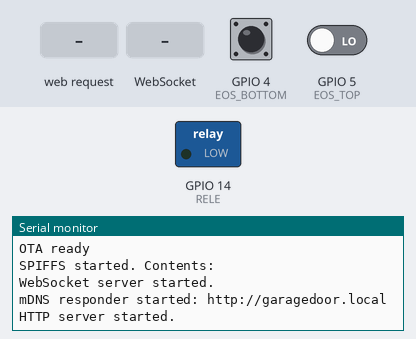
The sketch below on a simulated ESP8266 (NodeMCU). Parts: switched loads named in the sketch (green lamp = pin HIGH), the last lines printed to the serial monitor. The test bench sets the inputs (shaded band); at power-on: GPIO 4 (EOS_BOTTOM) LOW, GPIO 5 (EOS_TOP) LOW. WiFi joins after 1.5 s; servers stay silent unless stated; storage starts empty.

Above: at 2.7 s.
2.8 s: HTTP request GET /edit.html received
At 4.0 s:
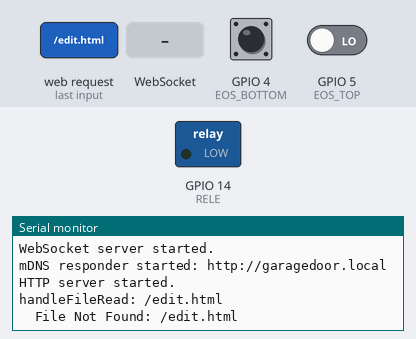
4.3 s: WebSocket text "/doorisopen" received
At 5.1 s:
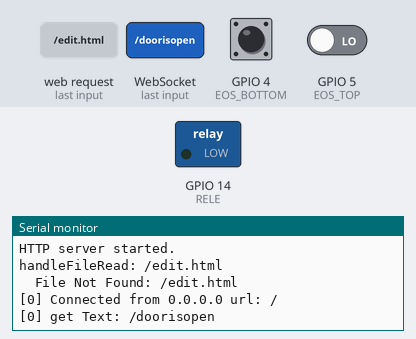
5.8 s: WebSocket text "/switch" received
At 6.2 s:
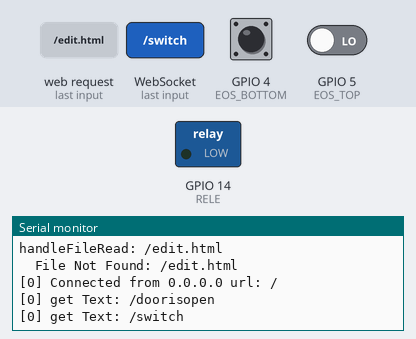
7.3 s: WebSocket text "1" received
At 8.6 s:
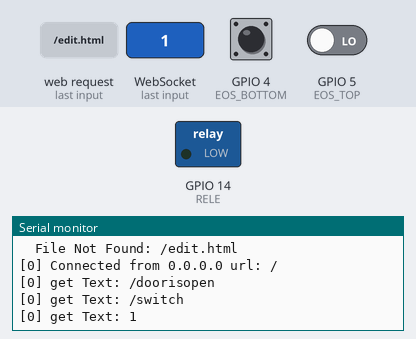

Measured:
- after the input at 2.8 s, the serial monitor: prints a new line at once (image 1)
- after the input at 4.3 s, the serial monitor: prints a new line at once (image 2)
- after the input at 5.8 s, the serial monitor: prints a new line at once (image 3)
- after the input at 7.3 s, the serial monitor: prints a new line at once (image 4)

The sketch:

GarageDoor.ino
```cpp
#include <ESP8266WiFi.h>
#include <ESP8266WiFiMulti.h>
#include <ArduinoOTA.h>
#include <ESP8266WebServer.h>
#include <ESP8266mDNS.h>
#include <FS.h>
#include <WebSocketsServer.h>

ESP8266WiFiMulti wifiMulti;       // Create an instance of the ESP8266WiFiMulti class, called 'wifiMulti'

ESP8266WebServer server(80);       // create a web server on port 80
WebSocketsServer webSocket(81);    // create a websocket server on port 81

File fsUploadFile;                                    // a File variable to temporarily store the received file

const char *ssid = "home_g"; // The name of the Wi-Fi network that will be created
const char *password = "lazzawless2011";   // The password required to connect to it, leave blank for an open network

const char *OTAName = "GarageDoor";           // A name and a password for the OTA service
const char *OTAPassword = "GarageDoor";

#define EOS_TOP     5           // D1
#define EOS_BOTTOM  4           // D2
#define RELE        14           // D5

int EOStopState=0;
int EOSbottomState=0;
char* DoorStatus="";

const char* mdnsName = "garagedoor"; // Domain name for the mDNS responder

/*__________________________________________________________SETUP__________________________________________________________*/

void setup() {
  pinMode(EOS_TOP, INPUT);    // the pins with LEDs connected are outputs
  pinMode(EOS_BOTTOM, INPUT);
  pinMode(RELE, OUTPUT);

  Serial.begin(115200);        // Start the Serial communication to send messages to the computer
  delay(10);
  Serial.println("\r\n");

  digitalWrite(RELE, 0);    // turn off the RELE


   startAP();

  startWiFi();                 // Start a Wi-Fi access point, and try to connect to some given access points. Then wait for either an AP or STA connection

  startOTA();                  // Start the OTA service

  startSPIFFS();               // Start the SPIFFS and list all contents

  startWebSocket();            // Start a WebSocket server

  startMDNS();                 // Start the mDNS responder

  startServer();               // Start a HTTP server with a file read handler and an upload handler

}

/*__________________________________________________________LOOP__________________________________________________________*/


void loop() {
  webSocket.loop();                           // constantly check for websocket events
  server.handleClient();                      // run the server
  ArduinoOTA.handle();                        // listen for OTA events
  readEOS();
}

/*__________________________________________________________SETUP_FUNCTIONS__________________________________________________________*/

void startAP()
{

  // Start Access Point on ESP8266
 // Serial.print("Setting soft-AP configuration ... ");
 // Serial.println(WiFi.softAPConfig(local_IP, gateway, subnet) ? "Ready" : "Failed!");

  Serial.print("Setting soft-AP ... ");
  Serial.println(WiFi.softAP(ssid, password) ? "Ready" : "Failed!");

  // Start the access point
  Serial.print("Soft-AP IP address = ");
  Serial.println(WiFi.softAPIP());
  Serial.print("Access Point \"");

  Serial.print(ssid);
  Serial.println("\" started\r\n");

  }

void startWiFi() { // Start a Wi-Fi access point, and try to connect to some given access points. Then wait for either an AP or STA connection
 wifiMulti.addAP("oromis_2", "lazzawless2011");   // add Wi-Fi networks you want to connect to

  Serial.println("Connecting");
  while (wifiMulti.run() != WL_CONNECTED ) {  // Wait for the Wi-Fi to connect && WiFi.softAPgetStationNum() < 1
    delay(250);
    Serial.print('.');
  }
  Serial.println("\r\n");

      // If the ESP is connected to an AP
    Serial.print("Connected to ");
    Serial.println(WiFi.SSID());             // Tell us what network we're connected to
    Serial.print("IP address:\t");
    Serial.print(WiFi.localIP());            // Send the IP address of the ESP8266 to the computer


  Serial.println("\r\n");
}

void startOTA() { // Start the OTA service
  ArduinoOTA.setHostname(OTAName);
  ArduinoOTA.setPassword(OTAPassword);

  ArduinoOTA.onStart([]() {
    Serial.println("Start OTA");

   });
  ArduinoOTA.onEnd([]() {
    Serial.println("\r\nEnd");
  });
  ArduinoOTA.onProgress([](unsigned int progress, unsigned int total) {
    Serial.printf("Progress: %u%%\r", (progress / (total / 100)));
  });
  ArduinoOTA.onError([](ota_error_t error) {
    Serial.printf("Error[%u]: ", error);
    if (error == OTA_AUTH_ERROR) Serial.println("Auth Failed");
    else if (error == OTA_BEGIN_ERROR) Serial.println("Begin Failed");
    else if (error == OTA_CONNECT_ERROR) Serial.println("Connect Failed");
    else if (error == OTA_RECEIVE_ERROR) Serial.println("Receive Failed");
    else if (error == OTA_END_ERROR) Serial.println("End Failed");
  });
  ArduinoOTA.begin();
  Serial.println("OTA ready\r\n");
}

void startSPIFFS() { // Start the SPIFFS and list all contents
  SPIFFS.begin();                             // Start the SPI Flash File System (SPIFFS)
  Serial.println("SPIFFS started. Contents:");
  {
    Dir dir = SPIFFS.openDir("/");
    while (dir.next()) {                      // List the file system contents
      String fileName = dir.fileName();
      size_t fileSize = dir.fileSize();
      Serial.printf("\tFS File: %s, size: %s\r\n", fileName.c_str(), formatBytes(fileSize).c_str());
    }
    Serial.printf("\n");
  }
}

void startWebSocket() { // Start a WebSocket server
  webSocket.begin();                          // start the websocket server
  webSocket.onEvent(webSocketEvent);          // if there's an incomming websocket message, go to function 'webSocketEvent'
  Serial.println("WebSocket server started.");
}

void startMDNS() { // Start the mDNS responder

  if (!MDNS.begin(mdnsName)) {             // Start the mDNS responder for esp8266.local
    Serial.println("Error setting up MDNS responder!");
  }
  else
  {
    Serial.print("mDNS responder started: http://");
    Serial.print(mdnsName);
     Serial.println(".local");
  }

}

void startServer() { // Start a HTTP server with a file read handler and an upload handler
  server.on("/edit.html",  HTTP_POST, []() {  // If a POST request is sent to the /edit.html address,
    server.send(200, "text/plain", "");
  }, handleFileUpload);                       // go to 'handleFileUpload'

  server.onNotFound(handleNotFound);          // if someone requests any other file or page, go to function 'handleNotFound'
                                              // and check if the file exists

  server.begin();                             // start the HTTP server
  Serial.println("HTTP server started.");
}

/*__________________________________________________________SERVER_HANDLERS__________________________________________________________*/

void handleNotFound(){ // if the requested file or page doesn't exist, return a 404 not found error
  if(!handleFileRead(server.uri())){          // check if the file exists in the flash memory (SPIFFS), if so, send it
    server.send(404, "text/plain", "404: File Not Found");
  }
}

bool handleFileRead(String path) { // send the right file to the client (if it exists)
  Serial.println("handleFileRead: " + path);

  if (path=="/doorisopen")
  {
    Serial.println(String("wsocket receive: ")+ path);
    server.send(200, "text/plain","{\"result\":"+ String(!EOSbottomState) +", \"state\":\""+ String(DoorStatus) +"\"}" );
    return true;
  }
  else
  {
      if (path=="/switch")
      {
        Serial.println(String("wsocket receive: ")+ path);
        SwitchRele();
        server.send(200, "text/plain","{\"result\":\"OK\"}" );
        return true;
      }
      else
      {
        if (path.endsWith("/")) path += "index.html";          // If a folder is requested, send the index file

        String contentType = getContentType(path);             // Get the MIME type
        String pathWithGz = path + ".gz";

        if (SPIFFS.exists(pathWithGz) || SPIFFS.exists(path)) { // If the file exists, either as a compressed archive, or normal
          if (SPIFFS.exists(pathWithGz))                         // If there's a compressed version available
            path += ".gz";                                         // Use the compressed verion
          File file = SPIFFS.open(path, "r");                    // Open the file
          size_t sent = server.streamFile(file, contentType);    // Send it to the client
          file.close();                                          // Close the file again
          Serial.println(String("\tSent file: ") + path);
          return true;
        }
      }
  }
  Serial.println(String("\tFile Not Found: ") + path);   // If the file doesn't exist, return false
  return false;
}

void handleFileUpload(){ // upload a new file to the SPIFFS
/*   HTTPUpload& upload = server.upload();
 String path;
  if(upload.status == UPLOAD_FILE_START){
    path = upload.filename;
    if(!path.startsWith("/")) path = "/"+path;
    if(!path.endsWith(".gz")) {                          // The file server always prefers a compressed version of a file
      String pathWithGz = path+".gz";                    // So if an uploaded file is not compressed, the existing compressed
      if(SPIFFS.exists(pathWithGz))                      // version of that file must be deleted (if it exists)
         SPIFFS.remove(pathWithGz);
    }
    Serial.print("handleFileUpload Name: "); Serial.println(path);
    fsUploadFile = SPIFFS.open(path, "w");            // Open the file for writing in SPIFFS (create if it doesn't exist)
    path = String();
  } else if(upload.status == UPLOAD_FILE_WRITE){
    if(fsUploadFile)
      fsUploadFile.write(upload.buf, upload.currentSize); // Write the received bytes to the file
  } else if(upload.status == UPLOAD_FILE_END){
    if(fsUploadFile) {                                    // If the file was successfully created
      fsUploadFile.close();                               // Close the file again
      Serial.print("handleFileUpload Size: "); Serial.println(upload.totalSize);
      server.sendHeader("Location","/success.html");      // Redirect the client to the success page
      server.send(303);
    } else {
      server.send(500, "text/plain", "500: couldn't create file");
    }
  }*/
}

void webSocketEvent(uint8_t num, WStype_t type, uint8_t * payload, size_t lenght) { // When a WebSocket message is received
  switch (type) {
    case WStype_DISCONNECTED:             // if the websocket is disconnected
      Serial.printf("[%u] Disconnected!\n", num);
      break;
    case WStype_CONNECTED: {              // if a new websocket connection is established
        IPAddress ip = webSocket.remoteIP(num);
        Serial.printf("[%u] Connected from %d.%d.%d.%d url: %s\n", num, ip[0], ip[1], ip[2], ip[3], payload);
       }
      break;
    case WStype_TEXT:                     // if new text data is received
      Serial.printf("[%u] get Text: %s\n", num, payload);

      if (strcmp("toggle", (const char *)payload)==0) {
       SwitchRele();
      }

      break;
  }
}

/*__________________________________________________________HELPER_FUNCTIONS__________________________________________________________*/

String formatBytes(size_t bytes) { // convert sizes in bytes to KB and MB
  if (bytes < 1024) {
    return String(bytes) + "B";
  } else if (bytes < (1024 * 1024)) {
    return String(bytes / 1024.0) + "KB";
  } else if (bytes < (1024 * 1024 * 1024)) {
    return String(bytes / 1024.0 / 1024.0) + "MB";
  }
}

String getContentType(String filename) { // determine the filetype of a given filename, based on the extension
  if (filename.endsWith(".html")) return "text/html";
  else if (filename.endsWith(".css")) return "text/css";
  else if (filename.endsWith(".js")) return "application/javascript";
  else if (filename.endsWith(".ico")) return "image/x-icon";
  else if (filename.endsWith(".gz")) return "application/x-gzip";
  return "text/plain";
}

void SwitchRele()
{
     Serial.println("Rele activation");
          digitalWrite(RELE, HIGH);
          delay(500);
          digitalWrite(RELE, LOW);
}

void readEOS()
{
  EOStopState=digitalRead(EOS_TOP);
  EOSbottomState=digitalRead(EOS_BOTTOM);

   if (EOStopState==1)
   DoorStatus="opened";

   if (EOSbottomState==1)
   DoorStatus="closed";

   if (EOSbottomState==0 && EOStopState==0)
   DoorStatus="open";

   webSocket.sendTXT(0,DoorStatus);


  }
```
